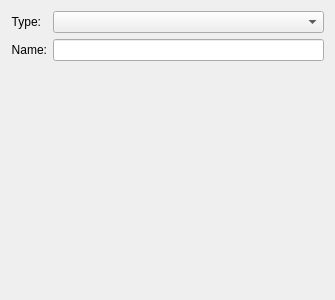
<?xml version="1.0" encoding="UTF-8"?>
<ui version="4.0">
 <class>ActivityConfiguration</class>
 <widget class="QWidget" name="ActivityConfiguration">
  <property name="geometry">
   <rect>
    <x>0</x>
    <y>0</y>
    <width>335</width>
    <height>300</height>
   </rect>
  </property>
  <layout class="QFormLayout" name="formLayout">
   <item row="0" column="0">
    <widget class="QLabel" name="label_4">
     <property name="text">
      <string>Type:</string>
     </property>
     <property name="alignment">
      <set>Qt::AlignRight|Qt::AlignTrailing|Qt::AlignVCenter</set>
     </property>
     <property name="buddy">
      <cstring>m_containmentComboBox</cstring>
     </property>
    </widget>
   </item>
   <item row="0" column="1">
    <widget class="QComboBox" name="m_containmentComboBox">
     <property name="sizePolicy">
      <sizepolicy hsizetype="Expanding" vsizetype="Fixed">
       <horstretch>0</horstretch>
       <verstretch>0</verstretch>
      </sizepolicy>
     </property>
    </widget>
   </item>
   <item row="1" column="0">
    <widget class="QLabel" name="label_6">
     <property name="text">
      <string>Name:</string>
     </property>
     <property name="alignment">
      <set>Qt::AlignRight|Qt::AlignTrailing|Qt::AlignVCenter</set>
     </property>
     <property name="buddy">
      <cstring>m_activityName</cstring>
     </property>
    </widget>
   </item>
   <item row="1" column="1">
    <widget class="QLineEdit" name="m_activityName"/>
   </item>
  </layout>
 </widget>
 <resources/>
 <connections/>
</ui>
